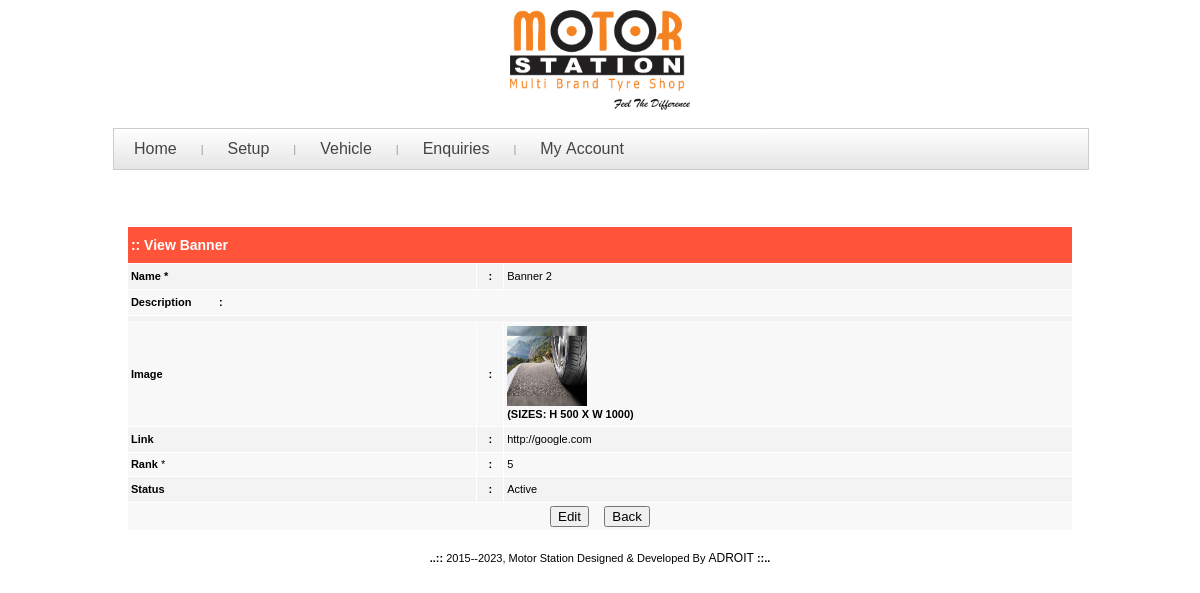
/admin/view_banner_detail.php?edit=2&pg=1&countstart=0 (signed in), run on the app's committed database.
### tables this page shows
CREATE TABLE `bnr_mst` (
  `bnrm_id` int(15) NOT NULL,
  `bnrm_name` varchar(250) NOT NULL,
  `bnrm_desc` text,
  `bnrm_imgnm` varchar(250) DEFAULT NULL,
  `bnrm_lnk` varchar(250) DEFAULT NULL,
  `bnrm_prty` int(15) DEFAULT NULL,
  `bnrm_sts` char(1) DEFAULT NULL,
  `bnrm_crtdon` datetime DEFAULT NULL,
  `bnrm_crtdby` varchar(250) DEFAULT NULL,
  `bnrm_mdfdon` datetime DEFAULT NULL,
  `bnrm_mdfdby` varchar(250) DEFAULT NULL
);

### includes/inc_usr_functions.php (called while the page is built, shortened)
<?php
	function glb_func_chkvl($cntrlval){
		$newval =  htmlspecialchars(trim($cntrlval),ENT_QUOTES);
		return $newval;
	}
?>

### includes/inc_folder_path.php (called while the page is built, shortened)
<?php
	$gbnr_fldnm 			= "../banner/";
?>

### admin/view_banner_detail.php (the view, shortened to what this page needs)
<?php
	include_once '../includes/inc_connection.php';
	include_once '../includes/inc_usr_functions.php';
	include_once "../includes/inc_folder_path.php";
	global $id,$pg,$cntstart,$msg;
	$rd_crntpgnm = "vw_all_banners.php";
	$clspn_val   = "3";
	if(isset($_REQUEST['edit']) && trim($_REQUEST['edit'])!="" &&
	   isset($_REQUEST['pg']) && trim($_REQUEST['pg'])!="" &&
	   isset($_REQUEST['countstart']) && trim($_REQUEST['countstart'])!=""){
		$id 	  = glb_func_chkvl($_REQUEST['edit']);
		$pg 	  = glb_func_chkvl($_REQUEST['pg']);
		$cntstart = glb_func_chkvl($_REQUEST['countstart']);
		$loc 	  = "";
		 $sqrybnr_mst="select
						  bnrm_id,bnrm_name,bnrm_desc,bnrm_imgnm,
						  bnrm_lnk,bnrm_prty,if(bnrm_sts = 'a', 'Active','Inactive') as bnrm_sts
					  from
						 bnr_mst
					  where
						 bnrm_id=$id";
		$srsbnr_mst  = mysqli_query($conn,$sqrybnr_mst);
		$cnt_rec=mysqli_num_rows($srsbnr_mst);
		if($cnt_rec > 0){
			$rowsbnr_mst = mysqli_fetch_assoc($srsbnr_mst);
		}else{
			header("Location:$rd_crntpgnm");
			exit();
		}
	}
	else{
		header("Location:$rd_crntpgnm");
		exit();
	}
?>
<!DOCTYPE HTML PUBLIC "-//W3C//DTD HTML 4.01 Transitional//EN"
"http://www.w3.org/TR/html4/loose.dtd">
<html>
<head>
<?php include_once 'script.php';?>
</head>
<body>
<?php
	include_once '../includes/inc_adm_header.php';
	include_once '../includes/inc_adm_leftlinks.php';
?>
<table width="1004"  border="0" align="center" cellpadding="3" cellspacing="1">
    <tr>
      <td height="350" valign="top"><br><br>
        <table width="95%"  border="0" align="center" cellpadding="3" cellspacing="1" bgcolor="#FFFFFF">
		  <form name="frmedtbnr" id="frmedtbnr" method="post" action="<?php $_SERVER['SCRIPT_FILENAME'];?>" onSubmit="return performCheck('frmedtbnr', rules, 'inline');">
		   <tr align="left" class='white'>
			  <td height="30" colspan="5" bgcolor="#FF543A">
			 <span class="heading"><strong>:: View Banner </strong></span>&nbsp;&nbsp;&nbsp;</td>
			</tr>
			<tr bgcolor="#F3F3F3">
                <td width="13%" height="19" valign="middle" ><strong>Name * </strong></td>
				<td width="2%"  align="center"><strong>:</strong></td>
                 <td width="42%" align="left" valign="middle" >
				 <?php echo $rowsbnr_mst['bnrm_name'];?></td>
			    </tr>
				<tr bgcolor="#f9f8f8">
                	<td width="13%" height="19" valign="middle"  colspan="<?php echo $clspn_val;?>">
					<strong>Description &nbsp;&nbsp;&nbsp;&nbsp;&nbsp;&nbsp;&nbsp;&nbsp;:</strong> </td>
				</tr>
				<tr bgcolor="#F3F3F3">
					<td align="left" valign="middle"   colspan="<?php echo $clspn_val;?>">
					</td>
                </tr>
				<tr bgcolor="#f9f8f8">
                <td width="27%" height="19" valign="middle" ><strong>Image</strong>
                  <td align="center" ><strong>:</strong></td>
                  <td >
                  <?php
					   $imgnm   = $rowsbnr_mst['bnrm_imgnm'];
					   $imgpath = $gbnr_fldnm.$imgnm;
					   if(($imgnm !="") && file_exists($imgpath)){
						  echo "<img src='$imgpath' width='80pixel' height='80pixel'>";
					   }
					   else{
						  echo "Image not available";
					   }
				 ?><br/><strong>(SIZES: H 500 X W 1000) </strong>
					</td>
                </tr>
				<tr bgcolor="#F3F3F3">
				  <td width="27%" height="19" valign="middle" ><strong>Link</strong>
                  <td align="center" ><strong>:</strong></td>
                  <td ><?php echo $rowsbnr_mst['bnrm_lnk'];?></td>
                </tr>
				<tr bgcolor="#f9f8f8">
                   <td > <strong>Rank</strong> * </td>
				   <td  align="center"><strong>:</strong></td>
                  <td ><?php echo $rowsbnr_mst['bnrm_prty'];?></td>
                </tr>
				<tr bgcolor="#F3F3F3">
					<td width="12%" height="19" valign="middle" ><strong>Status</strong></td>
					<td width="2%"  align="center"><strong>:</strong></td>
					<td width="44%" align="left" valign="middle" ><?php echo $rowsbnr_mst['bnrm_sts'];?></td>
				</tr>
			    <tr valign="middle" bgcolor="#f9f8f8">
					<td colspan="<?php echo $clspn_val;?>" align="center" >
					  <input type="Submit" class="textfeild"  name="btnedtbnr" id="btnedtbnr" value="Edit" onClick="update();">
					  <input type="button"  name="btnBack" value="Back" class="textfeild" onclick="location.href='<?php echo $rd_crntpgnm;?>?pg=<?php echo $pg;?>&countstart=<?php echo $cntstart.$loc;?>'">
					</td>
				</tr>
			  </form>
          </table> </td>
	</tr>
</table>
<?php include_once "../includes/inc_adm_footer.php";?>
</body>
</html>

### admin/style_admin.css (style rules this page uses)
body { background:#fff; margin-left: 0px; margin-top: 0px; margin-right: 0px; margin-bottom: 0px; }
table { font-family: Verdana, Arial, Helvetica, sans-serif; font-size: 11px; color: #000; line-height: 17px; }
.heading { font-family: Verdana, Arial, Helvetica, sans-serif; font-size: 14px; font-style: normal; line-height: 18px; font-weight: bold; }
.white { color:#fff !important }

### admin/admin_menu.css (style rules this page uses)
body { background:url(../images/seamless_leaf_pattern_01.jpg) repeat scroll 0 0; margin-left: 0px; margin-top: 0px; margin-right: 0px; margin-bottom: 0px; }

### data on the page
bnr_mst: bnrm_name "Banner 2", bnrm_imgnm (picture), bnrm_lnk "http://google.com", bnrm_prty "5"

### other printed values
$rowsbnr_mst['bnrm_sts'] "Active"
$pgftr "2015--2023, Motor Station Designed & Developed By"
